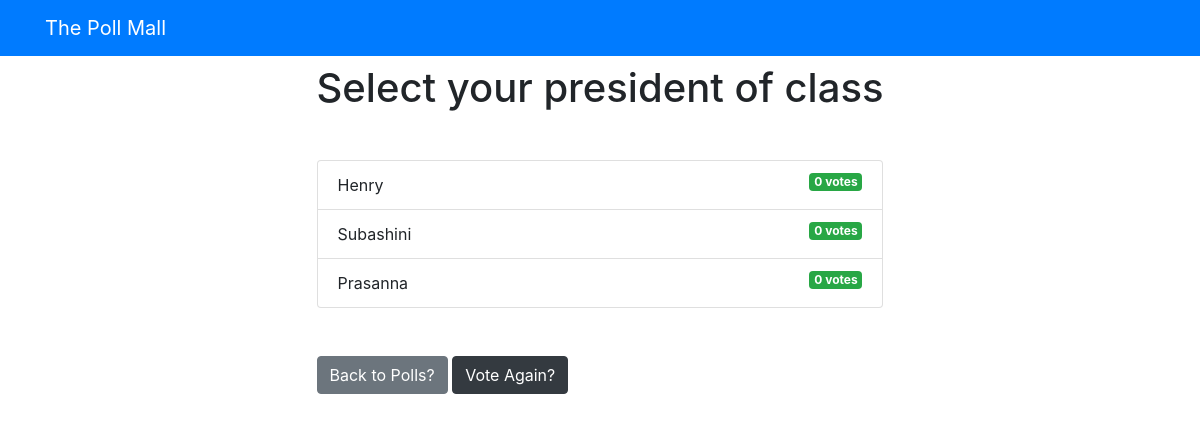
The page /polls/4/results/ on the database its author committed.
### pollapp/models.py (models this page shows, shortened)
class Question(models.Model):
    text=models.CharField(max_length=300)
    pub_date=models.DateTimeField('date published')

class Choice(models.Model):
    que=models.ForeignKey(Question,on_delete=models.CASCADE)
    ch_txt=models.CharField(max_length=200)
    votes=models.IntegerField(default=0)

### pollapp/views.py (the view)
# urls.py: path('<int:question_id>/results/',views.results,name='results'),
def results(request,question_id):
    que=get_object_or_404(Question,pk=question_id)
    return render(request,'polls/results.html',{'question':que})

### templates/polls/results.html
{% extends 'base.html' %}
{% block content %}
<h1 class="mb-5 text-center">{{ question.text }}</h1>
<ul class="list-group mb-5">
    {% for choice in question.choice_set.all %}
    <li class="list-group-item">
        {{ choice.ch_txt }}<span class="badge badge-success float-right">{{choice.votes}}
            vote{{choice.votes| pluralize }}</span>
    </li>
    {% endfor %}
</ul>
<a class="btn btn-secondary" href="{% url 'polls:index' %}">Back to Polls?</a>
<a class="btn btn-dark" href="{% url 'polls:detail' question.id %}">Vote Again?</a>
{% endblock %}

### rows shown on the page
Question: text "Select your president of class"
Choice: ch_txt "Henry", votes "0", votes|pluralize "s"
Choice: ch_txt "Subashini", votes "0", votes|pluralize "s"
Choice: ch_txt "Prasanna", votes "0", votes|pluralize "s"
